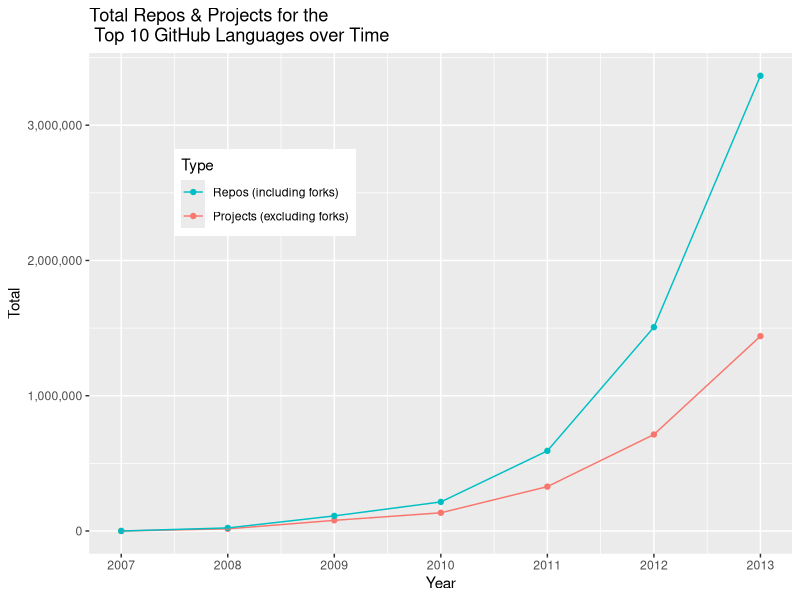
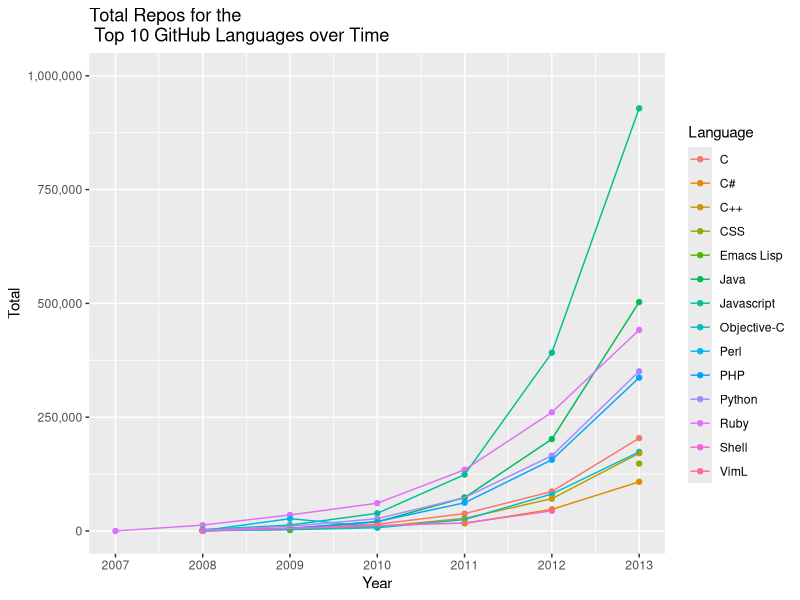
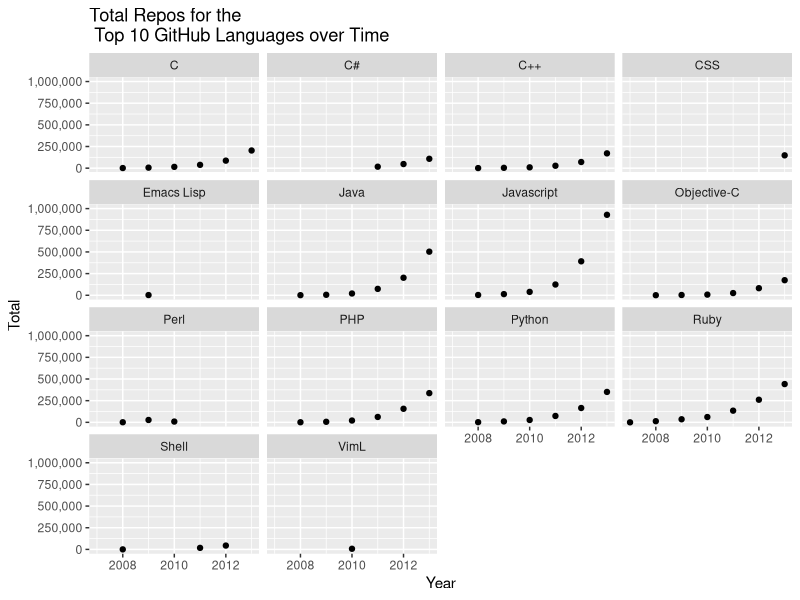
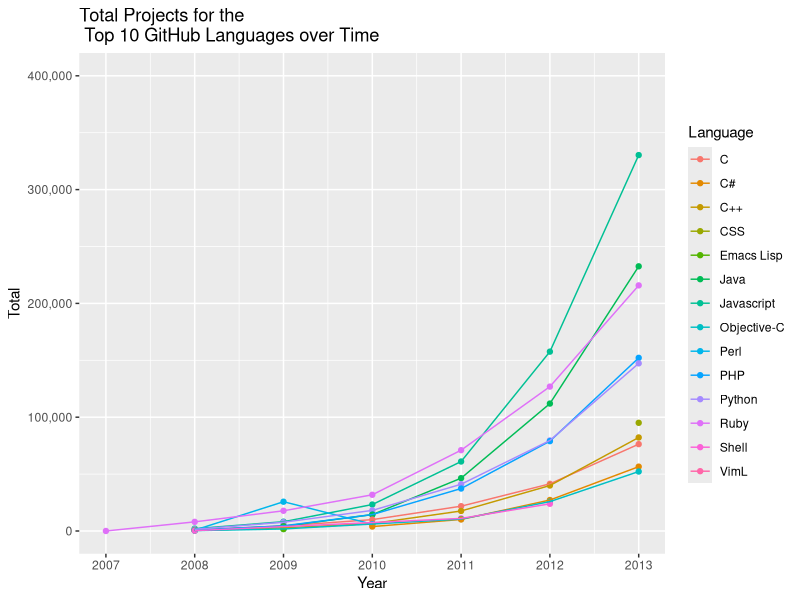
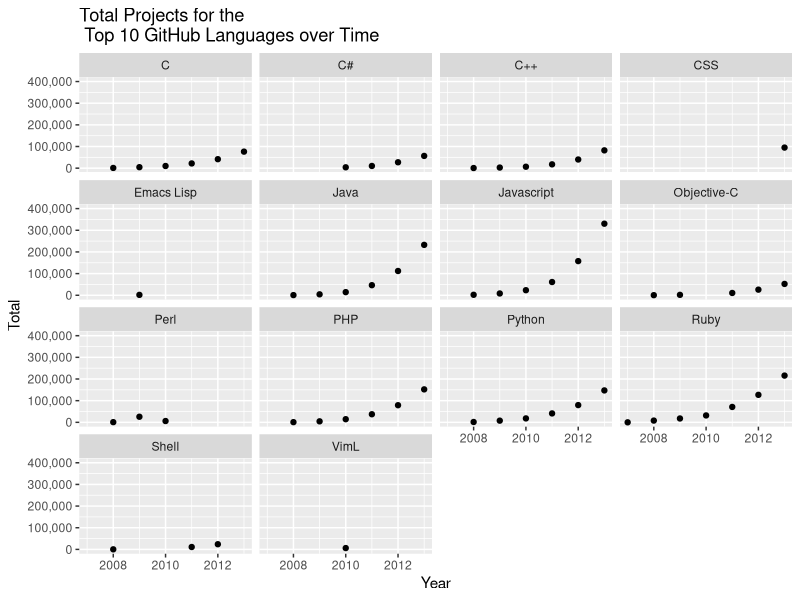

Source code (R) for these figures, in order:
require(doBy)
require(ggplot2)
require(scales)

setwd("~/Dropbox/GA/project")

# data pulled from https://github.com/search
mydata <- read.csv("github_search.csv") 

# summarize
summaryBy(list(c("repos_by_lang_t3"), c("conditions", "year")), data=mydata, FUN=c(min,mean,max,sum))

# subsets: (1) fork:true (2) fork:false
forktrue  = subset(mydata, conditions=="fork:true")
forkfalse = subset(mydata, conditions=="fork:false")

# graph total counts for top 10 language categories 
repos_total <- aggregate(repos_by_lang_t3 ~ conditions + year, data=mydata, FUN=sum)

png('github_search_top10totals.png')
p1 <- ggplot(repos_total, aes(year,repos_by_lang_t3,group=conditions,colour=conditions)) + 
  geom_point() +
  geom_line() +
  xlab("Year") +
  ylab("Total") + 
  ggtitle("Total Repos & Projects for the \n Top 10 GitHub Languages over Time") +
  scale_x_continuous(breaks=2006:2013) +
  scale_y_continuous(labels=comma) + 
  scale_colour_discrete(name="Type", 
                        breaks=c("fork:true", "fork:false"),
                        labels=c("Repos (including forks)", "Projects (excluding forks)")) +
  theme(legend.position=(c(.25,.722)))
p1
dev.off()

# repos
png('github_search_top10totals_coloredbylanguage.png')
p2 <- ggplot(forktrue, aes(year,repos_by_lang_t3,group=language,colour=language)) + 
  geom_point() +
  geom_line() +
  xlab("Year") +
  ylab("Total") + 
  ggtitle("Total Repos for the \n Top 10 GitHub Languages over Time") +
  scale_x_continuous(breaks=2006:2013) +
  scale_y_continuous(limits=c(0,1000000), labels=comma) +
  scale_colour_discrete(name="Language")
p2
dev.off()

png('github_search_top10totals_groupedbylanguage.png')
ggplot(forktrue, aes(year,repos_by_lang_t3)) + 
  facet_wrap(~language) +
  geom_point() +
  xlab("Year") +
  ylab("Total") + 
  ggtitle("Total Repos for the \n Top 10 GitHub Languages over Time") +
  scale_y_continuous(limits=c(0,1000000), labels=comma)
dev.off()

# projects
png('github_search_top10totals_coloredbylanguage_forkfalse.png')
p3 <- ggplot(forkfalse, aes(year,repos_by_lang_t3,group=language,colour=language)) + 
  geom_point() +
  geom_line() +
  xlab("Year") +
  ylab("Total") + 
  ggtitle("Total Projects for the \n Top 10 GitHub Languages over Time") +
  scale_x_continuous(breaks=2006:2013) +
  scale_y_continuous(limits=c(0,400000), labels=comma) +
  scale_colour_discrete(name="Language")
p3
dev.off()

png('github_search_top10totals_groupedbylanguage_forkfalse.png')
ggplot(forkfalse, aes(year,repos_by_lang_t3)) + 
  facet_wrap(~language) +
  geom_point() +
  xlab("Year") +
  ylab("Total") + 
  ggtitle("Total Projects for the \n Top 10 GitHub Languages over Time") +
  scale_y_continuous(limits=c(0,400000), labels=comma)
dev.off()
